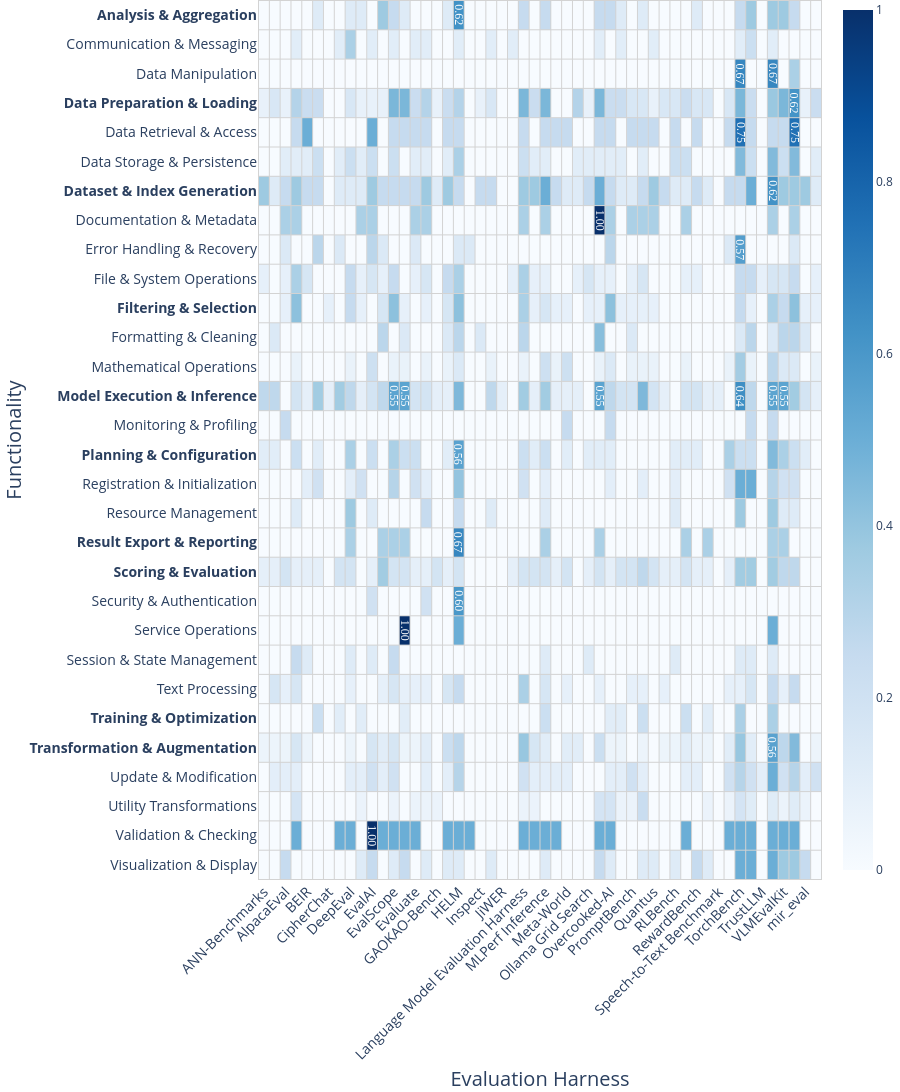

The notebook cell saved with this chart:
### Code cell
import pandas as pd
import plotly.graph_objects as go

# Load data and create mappings
df = pd.read_csv("data/evaluation_harness_metadata.csv", encoding="utf-8")
df['github repo'] = df['github repo'].apply(lambda x: x.split(','))
df = df.explode('github repo')
repo_harness_mapping = dict(zip(df['github repo'], df["harness name"]))

df = pd.read_json(r"data/interface_analyzed.jsonl", lines=True)
df['harness'] = df['line of code'].apply(lambda x: repo_harness_mapping["/".join(x.split("/")[:5])])

# Map verbs to functionalities
df["functionality"] = df["verb"].map(verb_cluster_mapping)

# Calculate total unique verbs per functionality across all harnesses
total_unique_verbs_per_functionality = df.groupby('functionality')['verb'].nunique()

# Calculate unique verbs per functionality per harness
unique_verbs_matrix = df.groupby(['functionality', 'harness'])['verb'].nunique().unstack(fill_value=0)

# Normalize by dividing each cell by the total unique verbs for that functionality
tool_functionality_normalized = unique_verbs_matrix.div(total_unique_verbs_per_functionality, axis=0).fillna(0)

# Sort the y-axis (functionality) alphabetically
tool_functionality_normalized = tool_functionality_normalized.sort_index(ascending=False)

# Create the heatmap with frequency-based coloring using a lighter 'Blues' colormap
fig = go.Figure(data=go.Heatmap(
    z=tool_functionality_normalized.values,
    x=tool_functionality_normalized.columns,
    y=tool_functionality_normalized.index,
    colorscale='Blues',  # Changed to 'Blues' for a lighter color style
    showscale=True,  # Enable colorbar to show frequency scale
    hovertemplate='Harness: %{x}<br>Functionality: %{y}<br>Unique Verbs Ratio: %{z:.3f}<extra></extra>'
))

# Add text annotations for values > 0.5 AND collect hover text information
annotations = []
hover_texts = []

for i, row in enumerate(tool_functionality_normalized.index):
    for j, col in enumerate(tool_functionality_normalized.columns):
        value = tool_functionality_normalized.loc[row, col]
        if value > 0.5:
            # Add annotation
            annotations.append(
                dict(
                    x=j,
                    y=i,
                    text=f'{value:.2f}',
                    showarrow=False,
                    font=dict(color='white', size=12, family='Arial Black'),
                    bgcolor="rgba(255,255,255,0.9)",  # Semi-transparent background
                    bordercolor="black",
                    xanchor='center',
                    yanchor='middle',
                    textangle=90  # Rotate text 90 degrees to display vertically
                )
            )
            
        # Collect hover text information
        hover_text = f"Harness: {col}\nFunctionality: {row}\nUnique Verbs Ratio: {value:.3f}"
        hover_texts.append(hover_text)

fig.update_layout(annotations=annotations)

# Update layout with bold y-axis labels for core operations
fig.update_layout(
    xaxis_tickangle=-45,
    height=1500,
    margin=dict(l=0, r=0, t=0, b=0),
    xaxis_title="Evaluation Harness",
    yaxis_title="Functionality",
    xaxis=dict(
        title_font_size=20,
        tickfont_size=14,
        showgrid=False,
        side='bottom'
    ),
    yaxis=dict(
        title_font_size=20,
        tickfont_size=14,
        showgrid=False,
        side='left',
        tickvals=list(range(len(tool_functionality_normalized.index))),
        ticktext=[f"<b>{y}</b>" if y in operation_cluster_mapping["core"] else y for y in tool_functionality_normalized.index]
    ),
    plot_bgcolor='white'
)

# Add manual grid lines
for i in range(len(tool_functionality_normalized.index) + 1):
    fig.add_hline(y=i-0.5, line_width=1, line_color="lightgray")

for i in range(len(tool_functionality_normalized.columns) + 1):
    fig.add_vline(x=i-0.5, line_width=1, line_color="lightgray")

# Update colorbar label
fig.update_coloraxes(colorbar_title="Unique Verbs Ratio")

# Show the figure
fig.show()

# save to png
fig.write_image("figures/functionality_heatmap.png")

# Print all hover texts
for text in hover_texts:
    print(text)

### Figure 1 — Plotly figure (JSON) as saved in the notebook; plotly's stock layout.template omitted (floating-point values rounded to 4 significant figures; data arrays with more than 128 entries replaced by an {"elided": "..."} marker saying what was removed)
{"data": [{"colorscale": [[0, "rgb(247,251,255)"], [0.125, "rgb(222,235,247)"], [0.25, "rgb(198,219,239)"], [0.375, "rgb(158,202,225)"], [0.5, "rgb(107,174,214)"], [0.625, "rgb(66,146,198)"], [0.75, "rgb(33,113,181)"], [0.875, "rgb(8,81,156)"], [1, "rgb(8,48,107)"]], "hovertemplate": "Harness: %{x}<br>Functionality: %{y}<br>Unique Verbs Ratio: %{z:.3f}<extra></extra>", "showscale": true, "type": "heatmap", "x": ["ANN-Benchmarks", "ARES", "AlpacaEval", "AutoRAG", "BEIR", "COMET", "CipherChat", "Code Generation LM Evaluation Harness", "DeepEval", "DomainBed", "EvalAI", "EvalPlus", "EvalScope", "Evals", "Evaluate", "Evidently", "GAOKAO-Bench", "Giskard", "HELM", "HumanEval", "Inspect", "IntellAgent", "JiWER", "LLMPerf", "Language Model Evaluation Harness", "LightEval", "MLPerf Inference", "Melting Pot", "Meta-World", "OGB", "Ollama Grid Search", "OpenCompass", "Overcooked-AI", "Prometheus-Eval", "PromptBench", "PyKEEN", "Quantus", "RAGChecker", "RLBench", "Ragas", "RewardBench", "SimplerEnv", "Speech-to-Text Benchmark", "TensorFlow Model Analysis", "TorchBench", "TruLens", "TrustLLM", "VBench", "VLMEvalKit", "lmms-eval", "mir_eval", "ranx"], "y": ["Visualization & Display", "Validation & Checking", "Utility Transformations", "Update & Modification", "Transformation & Augmentation", "Training & Optimization", "Text Processing", "Session & State Management", "Service Operations", "Security & Authentication", "Scoring & Evaluation", "Result Export & Reporting", "Resource Management", "Registration & Initialization", "Planning & Configuration", "Monitoring & Profiling", "Model Execution & Inference", "Mathematical Operations", "Formatting & Cleaning", "Filtering & Selection", "File & System Operations", "Error Handling & Recovery", "Documentation & Metadata", "Dataset & Index Generation", "Data Storage & Persistence", "Data Retrieval & Access", "Data Preparation & Loading", "Data Manipulation", "Communication & Messaging", "Analysis & Aggregation"], "z": {"elided": "30x52 float values"}}], "layout": {"annotations": [{"font": {"color": "white", "family": "Arial Black", "size": 12}, "showarrow": false, "text": "1.00", "textangle": 90, "x": 10, "xanchor": "center", "y": 1, "yanchor": "middle"}, {"font": {"color": "white", "family": "Arial Black", "size": 12}, "showarrow": false, "text": "0.56", "textangle": 90, "x": 47, "xanchor": "center", "y": 4, "yanchor": "middle"}, {"font": {"color": "white", "family": "Arial Black", "size": 12}, "showarrow": false, "text": "1.00", "textangle": 90, "x": 13, "xanchor": "center", "y": 8, "yanchor": "middle"}, {"font": {"color": "white", "family": "Arial Black", "size": 12}, "showarrow": false, "text": "0.60", "textangle": 90, "x": 18, "xanchor": "center", "y": 9, "yanchor": "middle"}, {"font": {"color": "white", "family": "Arial Black", "size": 12}, "showarrow": false, "text": "0.67", "textangle": 90, "x": 18, "xanchor": "center", "y": 11, "yanchor": "middle"}, {"font": {"color": "white", "family": "Arial Black", "size": 12}, "showarrow": false, "text": "0.56", "textangle": 90, "x": 18, "xanchor": "center", "y": 14, "yanchor": "middle"}, {"font": {"color": "white", "family": "Arial Black", "size": 12}, "showarrow": false, "text": "0.55", "textangle": 90, "x": 12, "xanchor": "center", "y": 16, "yanchor": "middle"}, {"font": {"color": "white", "family": "Arial Black", "size": 12}, "showarrow": false, "text": "0.55", "textangle": 90, "x": 13, "xanchor": "center", "y": 16, "yanchor": "middle"}, {"font": {"color": "white", "family": "Arial Black", "size": 12}, "showarrow": false, "text": "0.55", "textangle": 90, "x": 31, "xanchor": "center", "y": 16, "yanchor": "middle"}, {"font": {"color": "white", "family": "Arial Black", "size": 12}, "showarrow": false, "text": "0.64", "textangle": 90, "x": 44, "xanchor": "center", "y": 16, "yanchor": "middle"}, {"font": {"color": "white", "family": "Arial Black", "size": 12}, "showarrow": false, "text": "0.55", "textangle": 90, "x": 47, "xanchor": "center", "y": 16, "yanchor": "middle"}, {"font": {"color": "white", "family": "Arial Black", "size": 12}, "showarrow": false, "text": "0.55", "textangle": 90, "x": 48, "xanchor": "center", "y": 16, "yanchor": "middle"}, {"font": {"color": "white", "family": "Arial Black", "size": 12}, "showarrow": false, "text": "0.57", "textangle": 90, "x": 44, "xanchor": "center", "y": 21, "yanchor": "middle"}, {"font": {"color": "white", "family": "Arial Black", "size": 12}, "showarrow": false, "text": "1.00", "textangle": 90, "x": 31, "xanchor": "center", "y": 22, "yanchor": "middle"}, {"font": {"color": "white", "family": "Arial Black", "size": 12}, "showarrow": false, "text": "0.62", "textangle": 90, "x": 47, "xanchor": "center", "y": 23, "yanchor": "middle"}, {"font": {"color": "white", "family": "Arial Black", "size": 12}, "showarrow": false, "text": "0.75", "textangle": 90, "x": 44, "xanchor": "center", "y": 25, "yanchor": "middle"}, {"font": {"color": "white", "family": "Arial Black", "size": 12}, "showarrow": false, "text": "0.75", "textangle": 90, "x": 49, "xanchor": "center", "y": 25, "yanchor": "middle"}, {"font": {"color": "white", "family": "Arial Black", "size": 12}, "showarrow": false, "text": "0.62", "textangle": 90, "x": 49, "xanchor": "center", "y": 26, "yanchor": "middle"}, {"font": {"color": "white", "family": "Arial Black", "size": 12}, "showarrow": false, "text": "0.67", "textangle": 90, "x": 44, "xanchor": "center", "y": 27, "yanchor": "middle"}, {"font": {"color": "white", "family": "Arial Black", "size": 12}, "showarrow": false, "text": "0.67", "textangle": 90, "x": 47, "xanchor": "center", "y": 27, "yanchor": "middle"}, {"font": {"color": "white", "family": "Arial Black", "size": 12}, "showarrow": false, "text": "0.62", "textangle": 90, "x": 18, "xanchor": "center", "y": 29, "yanchor": "middle"}], "coloraxis": {"colorbar": {"title": {"text": "Unique Verbs Ratio"}}}, "height": 1500, "margin": {"b": 0, "l": 0, "r": 0, "t": 0}, "plot_bgcolor": "white", "shapes": [{"line": {"color": "lightgray", "width": 1}, "type": "line", "x0": 0, "x1": 1, "xref": "x domain", "y0": -0.5, "y1": -0.5, "yref": "y"}, {"line": {"color": "lightgray", "width": 1}, "type": "line", "x0": 0, "x1": 1, "xref": "x domain", "y0": 0.5, "y1": 0.5, "yref": "y"}, {"line": {"color": "lightgray", "width": 1}, "type": "line", "x0": 0, "x1": 1, "xref": "x domain", "y0": 1.5, "y1": 1.5, "yref": "y"}, {"line": {"color": "lightgray", "width": 1}, "type": "line", "x0": 0, "x1": 1, "xref": "x domain", "y0": 2.5, "y1": 2.5, "yref": "y"}, {"line": {"color": "lightgray", "width": 1}, "type": "line", "x0": 0, "x1": 1, "xref": "x domain", "y0": 3.5, "y1": 3.5, "yref": "y"}, {"line": {"color": "lightgray", "width": 1}, "type": "line", "x0": 0, "x1": 1, "xref": "x domain", "y0": 4.5, "y1": 4.5, "yref": "y"}, {"line": {"color": "lightgray", "width": 1}, "type": "line", "x0": 0, "x1": 1, "xref": "x domain", "y0": 5.5, "y1": 5.5, "yref": "y"}, {"line": {"color": "lightgray", "width": 1}, "type": "line", "x0": 0, "x1": 1, "xref": "x domain", "y0": 6.5, "y1": 6.5, "yref": "y"}, {"line": {"color": "lightgray", "width": 1}, "type": "line", "x0": 0, "x1": 1, "xref": "x domain", "y0": 7.5, "y1": 7.5, "yref": "y"}, {"line": {"color": "lightgray", "width": 1}, "type": "line", "x0": 0, "x1": 1, "xref": "x domain", "y0": 8.5, "y1": 8.5, "yref": "y"}, {"line": {"color": "lightgray", "width": 1}, "type": "line", "x0": 0, "x1": 1, "xref": "x domain", "y0": 9.5, "y1": 9.5, "yref": "y"}, {"line": {"color": "lightgray", "width": 1}, "type": "line", "x0": 0, "x1": 1, "xref": "x domain", "y0": 10.5, "y1": 10.5, "yref": "y"}, {"line": {"color": "lightgray", "width": 1}, "type": "line", "x0": 0, "x1": 1, "xref": "x domain", "y0": 11.5, "y1": 11.5, "yref": "y"}, {"line": {"color": "lightgray", "width": 1}, "type": "line", "x0": 0, "x1": 1, "xref": "x domain", "y0": 12.5, "y1": 12.5, "yref": "y"}, {"line": {"color": "lightgray", "width": 1}, "type": "line", "x0": 0, "x1": 1, "xref": "x domain", "y0": 13.5, "y1": 13.5, "yref": "y"}, {"line": {"color": "lightgray", "width": 1}, "type": "line", "x0": 0, "x1": 1, "xref": "x domain", "y0": 14.5, "y1": 14.5, "yref": "y"}, {"line": {"color": "lightgray", "width": 1}, "type": "line", "x0": 0, "x1": 1, "xref": "x domain", "y0": 15.5, "y1": 15.5, "yref": "y"}, {"line": {"color": "lightgray", "width": 1}, "type": "line", "x0": 0, "x1": 1, "xref": "x domain", "y0": 16.5, "y1": 16.5, "yref": "y"}, {"line": {"color": "lightgray", "width": 1}, "type": "line", "x0": 0, "x1": 1, "xref": "x domain", "y0": 17.5, "y1": 17.5, "yref": "y"}, {"line": {"color": "lightgray", "width": 1}, "type": "line", "x0": 0, "x1": 1, "xref": "x domain", "y0": 18.5, "y1": 18.5, "yref": "y"}, {"line": {"color": "lightgray", "width": 1}, "type": "line", "x0": 0, "x1": 1, "xref": "x domain", "y0": 19.5, "y1": 19.5, "yref": "y"}, {"line": {"color": "lightgray", "width": 1}, "type": "line", "x0": 0, "x1": 1, "xref": "x domain", "y0": 20.5, "y1": 20.5, "yref": "y"}, {"line": {"color": "lightgray", "width": 1}, "type": "line", "x0": 0, "x1": 1, "xref": "x domain", "y0": 21.5, "y1": 21.5, "yref": "y"}, {"line": {"color": "lightgray", "width": 1}, "type": "line", "x0": 0, "x1": 1, "xref": "x domain", "y0": 22.5, "y1": 22.5, "yref": "y"}, {"line": {"color": "lightgray", "width": 1}, "type": "line", "x0": 0, "x1": 1, "xref": "x domain", "y0": 23.5, "y1": 23.5, "yref": "y"}, {"line": {"color": "lightgray", "width": 1}, "type": "line", "x0": 0, "x1": 1, "xref": "x domain", "y0": 24.5, "y1": 24.5, "yref": "y"}, {"line": {"color": "lightgray", "width": 1}, "type": "line", "x0": 0, "x1": 1, "xref": "x domain", "y0": 25.5, "y1": 25.5, "yref": "y"}, {"line": {"color": "lightgray", "width": 1}, "type": "line", "x0": 0, "x1": 1, "xref": "x domain", "y0": 26.5, "y1": 26.5, "yref": "y"}, {"line": {"color": "lightgray", "width": 1}, "type": "line", "x0": 0, "x1": 1, "xref": "x domain", "y0": 27.5, "y1": 27.5, "yref": "y"}, {"line": {"color": "lightgray", "width": 1}, "type": "line", "x0": 0, "x1": 1, "xref": "x domain", "y0": 28.5, "y1": 28.5, "yref": "y"}, {"line": {"color": "lightgray", "width": 1}, "type": "line", "x0": 0, "x1": 1, "xref": "x domain", "y0": 29.5, "y1": 29.5, "yref": "y"}, {"line": {"color": "lightgray", "width": 1}, "type": "line", "x0": -0.5, "x1": -0.5, "xref": "x", "y0": 0, "y1": 1, "yref": "y domain"}, {"line": {"color": "lightgray", "width": 1}, "type": "line", "x0": 0.5, "x1": 0.5, "xref": "x", "y0": 0, "y1": 1, "yref": "y domain"}, {"line": {"color": "lightgray", "width": 1}, "type": "line", "x0": 1.5, "x1": 1.5, "xref": "x", "y0": 0, "y1": 1, "yref": "y domain"}, {"line": {"color": "lightgray", "width": 1}, "type": "line", "x0": 2.5, "x1": 2.5, "xref": "x", "y0": 0, "y1": 1, "yref": "y domain"}, {"line": {"color": "lightgray", "width": 1}, "type": "line", "x0": 3.5, "x1": 3.5, "xref": "x", "y0": 0, "y1": 1, "yref": "y domain"}, {"line": {"color": "lightgray", "width": 1}, "type": "line", "x0": 4.5, "x1": 4.5, "xref": "x", "y0": 0, "y1": 1, "yref": "y domain"}, {"line": {"color": "lightgray", "width": 1}, "type": "line", "x0": 5.5, "x1": 5.5, "xref": "x", "y0": 0, "y1": 1, "yref": "y domain"}, {"line": {"color": "lightgray", "width": 1}, "type": "line", "x0": 6.5, "x1": 6.5, "xref": "x", "y0": 0, "y1": 1, "yref": "y domain"}, {"line": {"color": "lightgray", "width": 1}, "type": "line", "x0": 7.5, "x1": 7.5, "xref": "x", "y0": 0, "y1": 1, "yref": "y domain"}, {"line": {"color": "lightgray", "width": 1}, "type": "line", "x0": 8.5, "x1": 8.5, "xref": "x", "y0": 0, "y1": 1, "yref": "y domain"}, {"line": {"color": "lightgray", "width": 1}, "type": "line", "x0": 9.5, "x1": 9.5, "xref": "x", "y0": 0, "y1": 1, "yref": "y domain"}, {"line": {"color": "lightgray", "width": 1}, "type": "line", "x0": 10.5, "x1": 10.5, "xref": "x", "y0": 0, "y1": 1, "yref": "y domain"}, {"line": {"color": "lightgray", "width": 1}, "type": "line", "x0": 11.5, "x1": 11.5, "xref": "x", "y0": 0, "y1": 1, "yref": "y domain"}, {"line": {"color": "lightgray", "width": 1}, "type": "line", "x0": 12.5, "x1": 12.5, "xref": "x", "y0": 0, "y1": 1, "yref": "y domain"}, {"line": {"color": "lightgray", "width": 1}, "type": "line", "x0": 13.5, "x1": 13.5, "xref": "x", "y0": 0, "y1": 1, "yref": "y domain"}, {"line": {"color": "lightgray", "width": 1}, "type": "line", "x0": 14.5, "x1": 14.5, "xref": "x", "y0": 0, "y1": 1, "yref": "y domain"}, {"line": {"color": "lightgray", "width": 1}, "type": "line", "x0": 15.5, "x1": 15.5, "xref": "x", "y0": 0, "y1": 1, "yref": "y domain"}, {"line": {"color": "lightgray", "width": 1}, "type": "line", "x0": 16.5, "x1": 16.5, "xref": "x", "y0": 0, "y1": 1, "yref": "y domain"}, {"line": {"color": "lightgray", "width": 1}, "type": "line", "x0": 17.5, "x1": 17.5, "xref": "x", "y0": 0, "y1": 1, "yref": "y domain"}, {"line": {"color": "lightgray", "width": 1}, "type": "line", "x0": 18.5, "x1": 18.5, "xref": "x", "y0": 0, "y1": 1, "yref": "y domain"}, {"line": {"color": "lightgray", "width": 1}, "type": "line", "x0": 19.5, "x1": 19.5, "xref": "x", "y0": 0, "y1": 1, "yref": "y domain"}, {"line": {"color": "lightgray", "width": 1}, "type": "line", "x0": 20.5, "x1": 20.5, "xref": "x", "y0": 0, "y1": 1, "yref": "y domain"}, {"line": {"color": "lightgray", "width": 1}, "type": "line", "x0": 21.5, "x1": 21.5, "xref": "x", "y0": 0, "y1": 1, "yref": "y domain"}, {"line": {"color": "lightgray", "width": 1}, "type": "line", "x0": 22.5, "x1": 22.5, "xref": "x", "y0": 0, "y1": 1, "yref": "y domain"}, {"line": {"color": "lightgray", "width": 1}, "type": "line", "x0": 23.5, "x1": 23.5, "xref": "x", "y0": 0, "y1": 1, "yref": "y domain"}, {"line": {"color": "lightgray", "width": 1}, "type": "line", "x0": 24.5, "x1": 24.5, "xref": "x", "y0": 0, "y1": 1, "yref": "y domain"}, {"line": {"color": "lightgray", "width": 1}, "type": "line", "x0": 25.5, "x1": 25.5, "xref": "x", "y0": 0, "y1": 1, "yref": "y domain"}, {"line": {"color": "lightgray", "width": 1}, "type": "line", "x0": 26.5, "x1": 26.5, "xref": "x", "y0": 0, "y1": 1, "yref": "y domain"}, {"line": {"color": "lightgray", "width": 1}, "type": "line", "x0": 27.5, "x1": 27.5, "xref": "x", "y0": 0, "y1": 1, "yref": "y domain"}, {"line": {"color": "lightgray", "width": 1}, "type": "line", "x0": 28.5, "x1": 28.5, "xref": "x", "y0": 0, "y1": 1, "yref": "y domain"}, {"line": {"color": "lightgray", "width": 1}, "type": "line", "x0": 29.5, "x1": 29.5, "xref": "x", "y0": 0, "y1": 1, "yref": "y domain"}, {"line": {"color": "lightgray", "width": 1}, "type": "line", "x0": 30.5, "x1": 30.5, "xref": "x", "y0": 0, "y1": 1, "yref": "y domain"}, {"line": {"color": "lightgray", "width": 1}, "type": "line", "x0": 31.5, "x1": 31.5, "xref": "x", "y0": 0, "y1": 1, "yref": "y domain"}, {"line": {"color": "lightgray", "width": 1}, "type": "line", "x0": 32.5, "x1": 32.5, "xref": "x", "y0": 0, "y1": 1, "yref": "y domain"}, {"line": {"color": "lightgray", "width": 1}, "type": "line", "x0": 33.5, "x1": 33.5, "xref": "x", "y0": 0, "y1": 1, "yref": "y domain"}, {"line": {"color": "lightgray", "width": 1}, "type": "line", "x0": 34.5, "x1": 34.5, "xref": "x", "y0": 0, "y1": 1, "yref": "y domain"}, {"line": {"color": "lightgray", "width": 1}, "type": "line", "x0": 35.5, "x1": 35.5, "xref": "x", "y0": 0, "y1": 1, "yref": "y domain"}, {"line": {"color": "lightgray", "width": 1}, "type": "line", "x0": 36.5, "x1": 36.5, "xref": "x", "y0": 0, "y1": 1, "yref": "y domain"}, {"line": {"color": "lightgray", "width": 1}, "type": "line", "x0": 37.5, "x1": 37.5, "xref": "x", "y0": 0, "y1": 1, "yref": "y domain"}, {"line": {"color": "lightgray", "width": 1}, "type": "line", "x0": 38.5, "x1": 38.5, "xref": "x", "y0": 0, "y1": 1, "yref": "y domain"}, {"line": {"color": "lightgray", "width": 1}, "type": "line", "x0": 39.5, "x1": 39.5, "xref": "x", "y0": 0, "y1": 1, "yref": "y domain"}, {"line": {"color": "lightgray", "width": 1}, "type": "line", "x0": 40.5, "x1": 40.5, "xref": "x", "y0": 0, "y1": 1, "yref": "y domain"}, {"line": {"color": "lightgray", "width": 1}, "type": "line", "x0": 41.5, "x1": 41.5, "xref": "x", "y0": 0, "y1": 1, "yref": "y domain"}, {"line": {"color": "lightgray", "width": 1}, "type": "line", "x0": 42.5, "x1": 42.5, "xref": "x", "y0": 0, "y1": 1, "yref": "y domain"}, {"line": {"color": "lightgray", "width": 1}, "type": "line", "x0": 43.5, "x1": 43.5, "xref": "x", "y0": 0, "y1": 1, "yref": "y domain"}, {"line": {"color": "lightgray", "width": 1}, "type": "line", "x0": 44.5, "x1": 44.5, "xref": "x", "y0": 0, "y1": 1, "yref": "y domain"}, {"line": {"color": "lightgray", "width": 1}, "type": "line", "x0": 45.5, "x1": 45.5, "xref": "x", "y0": 0, "y1": 1, "yref": "y domain"}, {"line": {"color": "lightgray", "width": 1}, "type": "line", "x0": 46.5, "x1": 46.5, "xref": "x", "y0": 0, "y1": 1, "yref": "y domain"}, {"line": {"color": "lightgray", "width": 1}, "type": "line", "x0": 47.5, "x1": 47.5, "xref": "x", "y0": 0, "y1": 1, "yref": "y domain"}, {"line": {"color": "lightgray", "width": 1}, "type": "line", "x0": 48.5, "x1": 48.5, "xref": "x", "y0": 0, "y1": 1, "yref": "y domain"}, {"line": {"color": "lightgray", "width": 1}, "type": "line", "x0": 49.5, "x1": 49.5, "xref": "x", "y0": 0, "y1": 1, "yref": "y domain"}, {"line": {"color": "lightgray", "width": 1}, "type": "line", "x0": 50.5, "x1": 50.5, "xref": "x", "y0": 0, "y1": 1, "yref": "y domain"}, {"line": {"color": "lightgray", "width": 1}, "type": "line", "x0": 51.5, "x1": 51.5, "xref": "x", "y0": 0, "y1": 1, "yref": "y domain"}], "xaxis": {"showgrid": false, "side": "bottom", "tickangle": -45, "tickfont": {"size": 14}, "title": {"font": {"size": 20}, "text": "Evaluation Harness"}}, "yaxis": {"showgrid": false, "side": "left", "tickfont": {"size": 14}, "ticktext": ["Visualization & Display", "Validation & Checking", "Utility Transformations", "Update & Modification", "<b>Transformation & Augmentation</b>", "<b>Training & Optimization</b>", "Text Processing", "Session & State Management", "Service Operations", "Security & Authentication", "<b>Scoring & Evaluation</b>", "<b>Result Export & Reporting</b>", "Resource Management", "Registration & Initialization", "<b>Planning & Configuration</b>", "Monitoring & Profiling", "<b>Model Execution & Inference</b>", "Mathematical Operations", "Formatting & Cleaning", "<b>Filtering & Selection</b>", "File & System Operations", "Error Handling & Recovery", "Documentation & Metadata", "<b>Dataset & Index Generation</b>", "Data Storage & Persistence", "Data Retrieval & Access", "<b>Data Preparation & Loading</b>", "Data Manipulation", "Communication & Messaging", "<b>Analysis & Aggregation</b>"], "tickvals": [0, 1, 2, 3, 4, 5, 6, 7, 8, 9, 10, 11, 12, 13, 14, 15, 16, 17, 18, 19, 20, 21, 22, 23, 24, 25, 26, 27, 28, 29], "title": {"font": {"size": 20}, "text": "Functionality"}}}}
